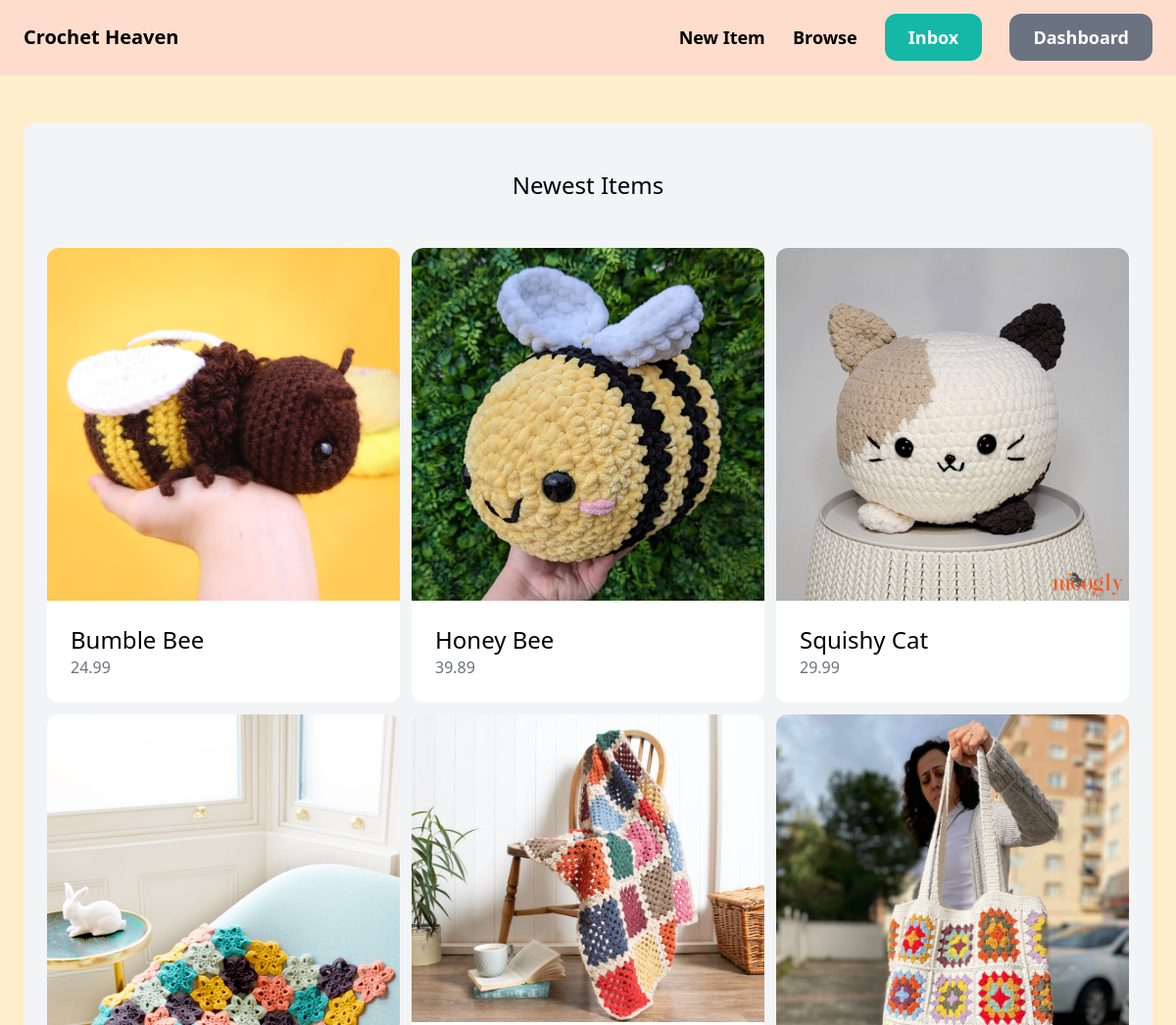
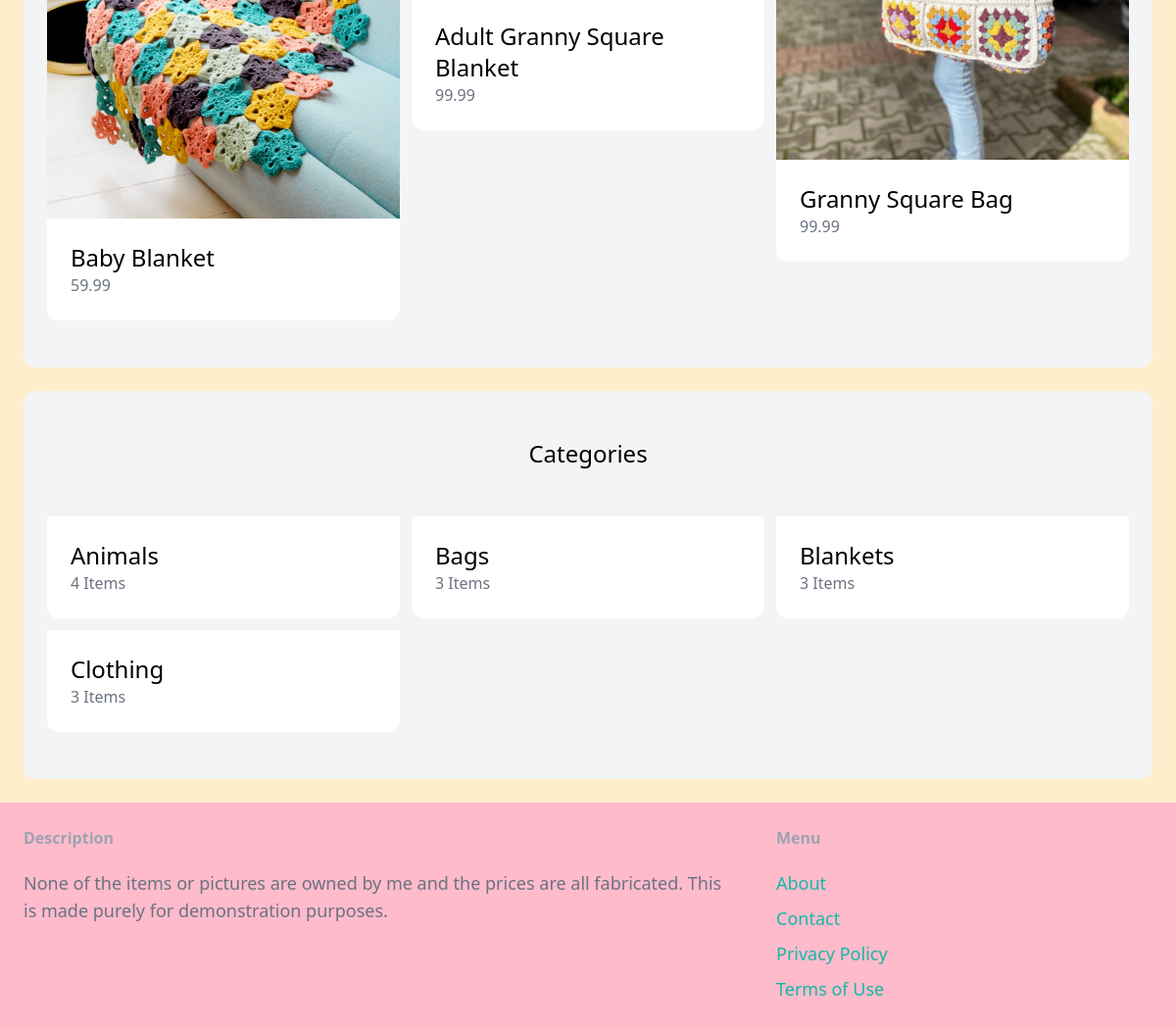
The app's page / (signed in) with its own data (2 pictures, top to bottom).
### item/models.py (models this page shows, shortened)
class Item(models.Model):
    category = models.ForeignKey(Category, related_name='items', on_delete=models.CASCADE)
    name = models.CharField(max_length=255)
    description = models.TextField(blank=True, null= True)
    price= models.FloatField()
    image= models.ImageField(upload_to='item_images', blank=True, null=True)
    is_sold = models.BooleanField(default=False)
    created_at= models.DateTimeField(auto_now_add=True)
    created_by =models.ForeignKey(User, related_name='items', on_delete=models.CASCADE)

class Category(models.Model):
    name = models.CharField(max_length=255)
    class  Meta:
        ordering = ('name',)
        verbose_name_plural = 'Categories'

### core/views.py (the view)
# urls.py: path('', views.index, name = 'index'),
def index(request):
    items= Item.objects.filter(is_sold=False)[0:6]
    categories = Category.objects.all()
    return render(request, 'core/index.html', {
        'categories': categories,
        'items' : items,
    })

### core/templates/core/index.html (shortened to what this page needs)
{% extends 'core/base.html' %}
{% block content %}
    <div class="mt-6 px-6 py-12 bg-gray-100 rounded-xl ">
        <h2 class="mb-12 text-2xl text-center">Newest Items</h2>
        <h2 class="grid grid-cols-3 gap-3">
            {% for item in items %}
                <div>
                    <a href="{% url 'item:detail' item.id %}">
                        <div>
                            <img src="{{ item.image.url }}" class="rounded-t-xl">
                        </div>
                        <div class="p-6 bg-white rounded-b-xl">
                            <h2 class="text-2xl">{{ item.name }}</h2>
                            <p class="text-gray-500">{{ item.price }}</p>
                        </div>
                    </a>
                </div>
            {% endfor %}
        </h2>
    </div>
    <div class="mt-6 px-6 py-12 bg-gray-100 rounded-xl">
        <h2 class="mb-12 text-2xl text-center">Categories</h2>
        <div class="grid grid-cols-3 gap-3">
            {% for category in categories %}
            <div>
                <a href=" {% url 'item:items' %}?query={{ query }}&category={{ category.id }}">
                    <div class="p-6 bg-white rounded-b-xl">
                        <h2 class="text-2xl">{{ category.name }}</h2>
                        <p class="text-gray-500">{{ category.items.count }} Items</p>
                    </div>
                </a>
            </div>
            {% endfor %}
        </div>
    </div>
{% endblock %}

### records on screen
Item: image (picture), name "Bumble Bee", price "24.99"
Item: image (picture), name "Honey Bee", price "39.89"
Item: image (picture), name "Squishy Cat", price "29.99"
Item: image (placeholder picture), name "Baby Blanket", price "59.99"
Item: image (picture), name "Adult Granny Square Blanket", price "99.99"
Item: image (picture), name "Granny Square Bag", price "99.99"
Category: name "Animals", items.count "4"
Category: name "Bags", items.count "3"
Category: name "Blankets", items.count "3"
Category: name "Clothing", items.count "3"
